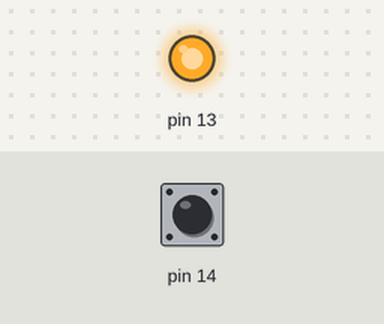
Bench run of a sketch on a simulated Arduino Uno, built with avr-gcc and run on an emulated ATmega328P. Parts: output pins drawn as LEDs (lit = HIGH). The inputs (shaded band) are chosen by the test bench; at power-on: pin 14 HIGH.

Above: at 0.5 s.
At 4.5 s:
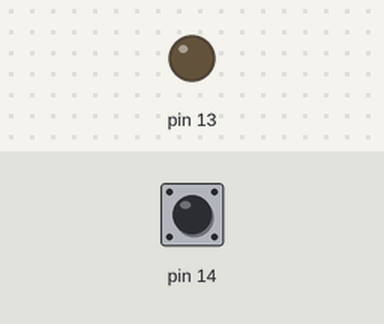
Timing chart, 0 to 6.9 s (numbered marks = the images above):
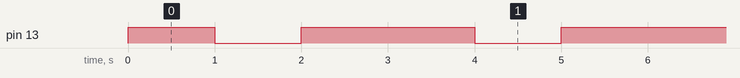

Measured:
- by itself, pin 13: repeats every 3.0 s: LOW 1.0 s, HIGH 2.0 s

The sketch:

fistcode.ino
```cpp
void setup(){
    pinMode(13,OUTPUT);
}

void loop(){
    digitalWrite(13,HIGH);
    delay(1000);
    digitalWrite(13,LOW);
    delay(1000);
    pinMode(14,LOW);
    if(digitalRead(14) == 0){
        digitalWrite(13,HIGH);
        delay(1000);
        digitalWrite(13,LOW);
        delay(1000);
    }
    digitalWrite(13,HIGH);
    delay(1000);
//     digitalWrite(13,LOW);
//     delay(1000);
    if(digitalRead(14) == 0){
        digitalWrite(13,HIGH);
        delay(1000);
        digitalWrite(13,LOW);
        delay(1000);
    }
}
```
